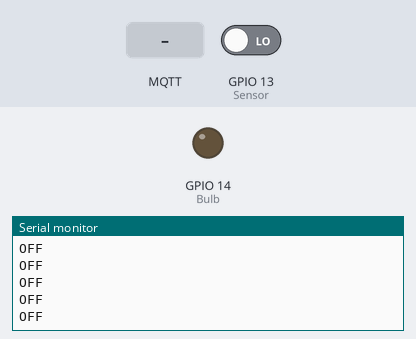
This sketch was run on a simulated ESP8266 (NodeMCU). Parts: output pins drawn as LEDs (lit = HIGH), the last lines printed to the serial monitor. The inputs (shaded band) are chosen by the test bench; at power-on: GPIO 13 (Sensor) LOW. WiFi joins after 1.5 s; servers stay silent unless stated; no MQTT or app messages arrive unless stated.

Above: at 2.8 s.
2.9 s: MQTT message "client2" arrives on the first subscribed topic
At 3.14 s:
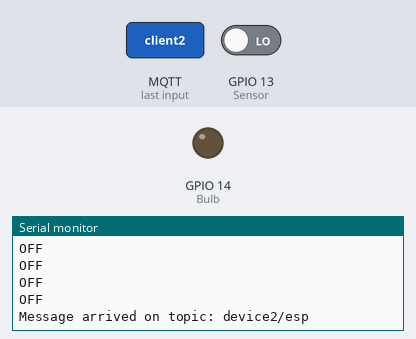
4.7 s: MQTT message "true" arrives on the first subscribed topic
At 5.19 s:
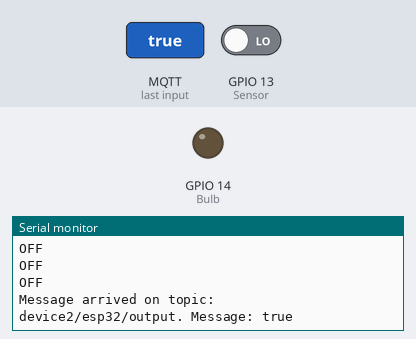
6.7 s: MQTT message "false" arrives on the first subscribed topic
At 7.21 s:
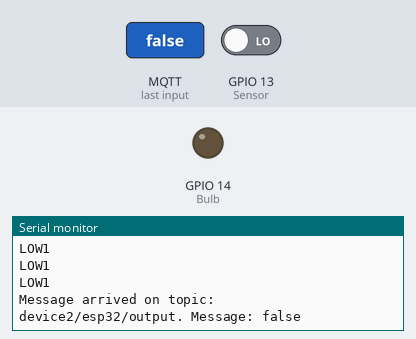

Measured:
- after the input at 2.9 s, the serial monitor: prints a new line at once (image 1)
- after the input at 4.7 s, the serial monitor: prints a new line after 0.33 s (image 2)
- after the input at 6.7 s, the serial monitor: prints a new line after 0.34 s (image 3)

The sketch:

test_it.ino
```cpp
/**************************************************
Home automation code for ESP32 - Arduino IDE
Connect LED + 330 ohm resistor to D2
Connect Potentiometer wiper to D34, 3.3V and gnd
Code for 1st ESP32
*************************************************/
#include <ESP8266WiFi.h> // for ESP8266 nodemcu
//#include <WiFi.h> //included in ESP32 boards package
#include <PubSubClient.h> //Install with Arduino Library manager or download at https://github.com/knolleary/pubsubclient


#define DEVICE_1_OUTPUT "device1/esp32/output"
#define DEVICE_2_OUTPUT "device2/esp32/output"
#define DEVICE_1_STRING "device1/esp32/string"
#define DEVICE_2_STRING "device2/esp32/string"


// Replace the next variables with your SSID/Password combination
const char* ssid = "LAPTOP";//Add here your Wifi SSID name
const char* password = "12345678910"; //Add here your Wifi password
const char* mqtt_server = "172.22.64.212";// your MQTT broker IPv4 adress - THIS IS DIFFERENT FOR YOU, pls check yours with "ipconfig"  in cmd line
const char *States[] = {"HIGH2", "HIGH3", "LOW1", "HIGH1", "LOW2", "OFF"};
//WiFiClient espClient1;
//PubSubClient client(espClient1);// To connect more ESP32's change "client" to for instance "client2" here and in the rest of the code
WiFiClient espClient2;
PubSubClient client(espClient2);// To connect more ESP32's change "client" to for instance "client2" here and in the rest of the code


long lastMsg = 0;
char msg[50];
int Value = 0;
//int Sensor =13; //esp32
int Sensor =13; //esp8266
int Bulb=14;//yellow//esp32//esp8266


unsigned long previousmillis=0;
unsigned long previous2millis=0;
int interval=5000;
int values[5]={0,0,0,0,0};
int interval1=200;
bool SensValue=LOW;
bool sensorreadings(){
  bool aur=0;
  unsigned long current2millis=millis();
  unsigned long previous2millis=current2millis;
  int i=1;
  while(1){
    unsigned long current2millis=millis();
    if(current2millis-previous2millis >= interval1)
    {
      previous2millis=current2millis;
      values[i]=digitalRead(Sensor);
      aur=aur||values[i];
      i++;
    }
    if(i==6){
      break;
    }
  }
  for(int i=0;i<5;i++){
    Serial.print(values[i]);
  }
  Serial.println();
  Serial.println(aur);
  return aur;
}


void setup() {
  Serial.begin(1200);
  setup_wifi();
  client.setServer(mqtt_server, 1883);
  client.setCallback(callback);
  pinMode (Sensor, INPUT);  // RCWL-0516 as input
  pinMode (Bulb, OUTPUT);    // LED as OUTPUT
}


void setup_wifi() {  // Connect to WiFi network
  delay(100);
  Serial.println();
  Serial.print("Connecting to Wifi");
  //Serial.println(ssid); //uncomment if you want to see your SSID in serial monitor
  WiFi.begin(ssid, password);
  while (WiFi.status() != WL_CONNECTED) {
    delay(500);
    Serial.print(".");
  }
  Serial.println("");
  Serial.println("WiFi connected");
  Serial.println("IP address: ");
  Serial.println(WiFi.localIP());
}


void callback(char* topic, byte* message, unsigned int length) {
  Serial.print("Message arrived on topic: ");
  Serial.print(topic);
  Serial.print(". Message: ");
  String messageTemp;

  for (int i = 0; i < length; i++) {
    Serial.print((char)message[i]);
    messageTemp += (char)message[i];
  }
  Serial.println();

  if (String(topic) == DEVICE_2_OUTPUT) {//Check if the MQTT message matches the subscription, if add more ESP32 change topic esp32 to for instance esp33
    Serial.print("Changing output to ");
    if(messageTemp == "true"){//if the message is "true", switch on
      Serial.println("on");
      Value=1;
    }
    else if(messageTemp == "false"){//if the message is "false", switch off
      Serial.println("off");
      Value=0;
    }
  }
}


void reconnect() {
  while (!client.connected()) {   // Loop until connected to the MQTT server
    Serial.print("Trying MQTT connection...");
    if (client.connect("ESP8266Client")) {     // Try to connect
      Serial.println("connected");
      client.subscribe(DEVICE_2_OUTPUT);      // Subscribe to topic, if add more ESP32 change topic esp32 to for instance esp33
    }
    else {
      Serial.print("failed, rc=");
      Serial.print(client.state());
      Serial.println(" try again in 5 seconds");
      delay(5000);      // Wait 5 seconds before retrying
    }
  }
}


void loop() {
  if (!client.connected()) {
    reconnect();
  }
  client.loop();
  unsigned long currentmillis=millis();
  if (SensValue == HIGH && Value == 1) {
    digitalWrite(Bulb, HIGH);
    Serial.println("HIGH1");
    client.publish(DEVICE_2_STRING, States[3]);
    if(currentmillis-previousmillis >= interval){
      Serial.print("curr :");
      Serial.println(currentmillis);
      Serial.print("prev :");
      Serial.println(previousmillis);
      bool sense=sensorreadings();
      if(sense==1){
        Serial.println("HIGH2");
        client.publish(DEVICE_2_STRING, States[0]);
        digitalWrite(Bulb, HIGH);
        previousmillis=currentmillis;
      }
      else{
        SensValue=LOW;
        Serial.println("LOW2");
        client.publish(DEVICE_2_STRING, States[4]);
        digitalWrite(Bulb, LOW);
        previousmillis=currentmillis;
      }
     }
     else{
       if(digitalRead(Sensor)){
         currentmillis=millis();
         previousmillis=currentmillis;
         Serial.print("curr :");
         Serial.println(currentmillis);
         Serial.print("prev :");
         Serial.println(previousmillis);
       }
     }
  }
  else {
    if(Value==1){
      previousmillis=currentmillis;
      SensValue = digitalRead(Sensor);
      digitalWrite(Bulb,SensValue);
      if(SensValue){
        Serial.println("HIGH3");
        client.publish(DEVICE_2_STRING, States[1]);
      }
      else{
        Serial.println("LOW1");
        client.publish(DEVICE_2_STRING, States[2]);
      }
    }
    else{
      Serial.println("OFF");
      client.publish(DEVICE_2_STRING, States[5]);
      SensValue = 0;
      digitalWrite(Bulb,SensValue);
    }
  }
}
```
